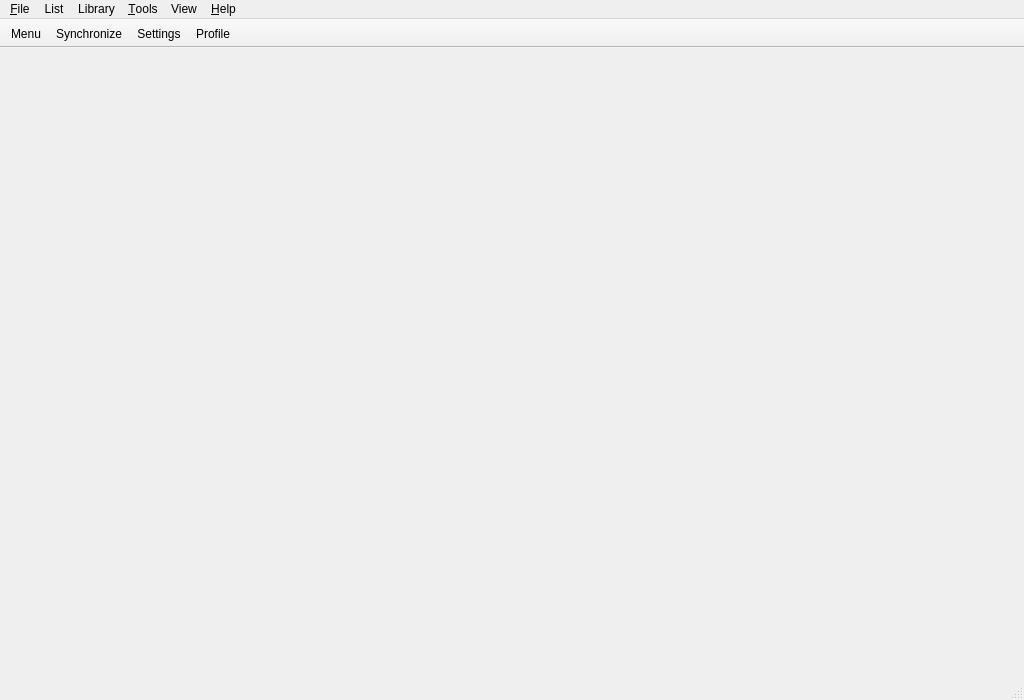
<?xml version="1.0" encoding="UTF-8"?>
<ui version="4.0">
 <class>MainWindow</class>
 <widget class="QMainWindow" name="MainWindow">
  <property name="geometry">
   <rect>
    <x>0</x>
    <y>0</y>
    <width>1024</width>
    <height>700</height>
   </rect>
  </property>
  <property name="minimumSize">
   <size>
    <width>320</width>
    <height>240</height>
   </size>
  </property>
  <property name="windowTitle">
   <string>Taiga</string>
  </property>
  <widget class="QWidget" name="centralWidget">
   <layout class="QVBoxLayout" name="verticalLayout">
    <property name="spacing">
     <number>0</number>
    </property>
    <property name="leftMargin">
     <number>0</number>
    </property>
    <property name="topMargin">
     <number>0</number>
    </property>
    <property name="rightMargin">
     <number>0</number>
    </property>
    <property name="bottomMargin">
     <number>0</number>
    </property>
    <item>
     <widget class="QSplitter" name="splitter">
      <property name="orientation">
       <enum>Qt::Orientation::Horizontal</enum>
      </property>
      <property name="handleWidth">
       <number>1</number>
      </property>
      <property name="childrenCollapsible">
       <bool>false</bool>
      </property>
      <widget class="QStackedWidget" name="stackedWidget">
       <property name="currentIndex">
        <number>2</number>
       </property>
       <widget class="QWidget" name="homePage">
        <layout class="QVBoxLayout" name="verticalLayout_2">
         <item>
          <widget class="QLabel" name="label">
           <property name="text">
            <string>TODO: Home</string>
           </property>
           <property name="alignment">
            <set>Qt::AlignmentFlag::AlignCenter</set>
           </property>
          </widget>
         </item>
        </layout>
       </widget>
       <widget class="QWidget" name="searchPage"/>
       <widget class="QWidget" name="listPage"/>
       <widget class="QWidget" name="mangaPage"/>
       <widget class="QWidget" name="historyPage"/>
       <widget class="QWidget" name="libraryPage"/>
       <widget class="QWidget" name="torrentsPage"/>
       <widget class="QWidget" name="profilePage">
        <layout class="QVBoxLayout" name="verticalLayout_8">
         <item>
          <widget class="QLabel" name="label_8">
           <property name="text">
            <string>TODO: Profile</string>
           </property>
           <property name="alignment">
            <set>Qt::AlignmentFlag::AlignCenter</set>
           </property>
          </widget>
         </item>
        </layout>
       </widget>
      </widget>
     </widget>
    </item>
   </layout>
  </widget>
  <widget class="QMenuBar" name="menubar">
   <property name="geometry">
    <rect>
     <x>0</x>
     <y>0</y>
     <width>1024</width>
     <height>33</height>
    </rect>
   </property>
   <widget class="QMenu" name="menuFile">
    <property name="title">
     <string>&amp;File</string>
    </property>
    <addaction name="actionExit"/>
   </widget>
   <widget class="QMenu" name="menuList">
    <property name="title">
     <string>List</string>
    </property>
    <widget class="QMenu" name="menuExport">
     <property name="title">
      <string>Export</string>
     </property>
     <addaction name="actionExportListAsMarkdown"/>
     <addaction name="actionExportListAsMyAnimeListXML"/>
    </widget>
    <addaction name="actionSynchronize"/>
    <addaction name="separator"/>
    <addaction name="menuExport"/>
   </widget>
   <widget class="QMenu" name="menuTools">
    <property name="title">
     <string>&amp;Tools</string>
    </property>
    <addaction name="actionToggleDetection"/>
    <addaction name="actionToggleSharing"/>
    <addaction name="actionToggleSynchronization"/>
    <addaction name="separator"/>
    <addaction name="actionProfile"/>
    <addaction name="separator"/>
    <addaction name="actionSettings"/>
   </widget>
   <widget class="QMenu" name="menuHelp">
    <property name="title">
     <string>&amp;Help</string>
    </property>
    <addaction name="actionSupport"/>
    <addaction name="separator"/>
    <addaction name="actionCheckForUpdates"/>
    <addaction name="actionDonate"/>
    <addaction name="separator"/>
    <addaction name="actionAbout"/>
   </widget>
   <widget class="QMenu" name="menuLibrary">
    <property name="title">
     <string>Library</string>
    </property>
    <widget class="QMenu" name="menuLibraryFolders">
     <property name="title">
      <string>Folders</string>
     </property>
     <addaction name="actionAddNewFolder"/>
    </widget>
    <addaction name="menuLibraryFolders"/>
    <addaction name="actionScanAvailableEpisodes"/>
    <addaction name="separator"/>
    <addaction name="actionPlayNextEpisode"/>
    <addaction name="actionPlayRandomAnime"/>
   </widget>
   <widget class="QMenu" name="menuView">
    <property name="title">
     <string>View</string>
    </property>
    <addaction name="actionDisplayWindow"/>
    <addaction name="separator"/>
    <addaction name="actionBack"/>
    <addaction name="actionForward"/>
   </widget>
   <addaction name="menuFile"/>
   <addaction name="menuList"/>
   <addaction name="menuLibrary"/>
   <addaction name="menuTools"/>
   <addaction name="menuView"/>
   <addaction name="menuHelp"/>
  </widget>
  <widget class="QStatusBar" name="statusbar"/>
  <widget class="QToolBar" name="toolbar">
   <property name="windowTitle">
    <string>toolBar</string>
   </property>
   <property name="movable">
    <bool>false</bool>
   </property>
   <property name="allowedAreas">
    <set>Qt::ToolBarArea::TopToolBarArea</set>
   </property>
   <property name="floatable">
    <bool>false</bool>
   </property>
   <attribute name="toolBarArea">
    <enum>TopToolBarArea</enum>
   </attribute>
   <attribute name="toolBarBreak">
    <bool>false</bool>
   </attribute>
   <addaction name="actionMenu"/>
   <addaction name="actionSynchronize"/>
   <addaction name="actionSettings"/>
   <addaction name="actionProfile"/>
  </widget>
  <action name="actionAddNewFolder">
   <property name="text">
    <string>Add new folder...</string>
   </property>
  </action>
  <action name="actionScanAvailableEpisodes">
   <property name="text">
    <string>Scan available episodes</string>
   </property>
  </action>
  <action name="actionPlayNextEpisode">
   <property name="text">
    <string>Play next episode</string>
   </property>
   <property name="shortcut">
    <string>Ctrl+N</string>
   </property>
  </action>
  <action name="actionPlayRandomAnime">
   <property name="text">
    <string>Play random anime</string>
   </property>
   <property name="shortcut">
    <string>Ctrl+R</string>
   </property>
  </action>
  <action name="actionExit">
   <property name="text">
    <string>E&amp;xit</string>
   </property>
   <property name="menuRole">
    <enum>QAction::MenuRole::QuitRole</enum>
   </property>
  </action>
  <action name="actionSynchronize">
   <property name="text">
    <string>Synchronize</string>
   </property>
   <property name="toolTip">
    <string>Synchronize</string>
   </property>
   <property name="shortcut">
    <string>Ctrl+S</string>
   </property>
  </action>
  <action name="actionAbout">
   <property name="text">
    <string>About Taiga</string>
   </property>
   <property name="menuRole">
    <enum>QAction::MenuRole::AboutRole</enum>
   </property>
  </action>
  <action name="actionDonate">
   <property name="text">
    <string>Donate</string>
   </property>
   <property name="statusTip">
    <string>:3</string>
   </property>
  </action>
  <action name="actionSupport">
   <property name="text">
    <string>Support</string>
   </property>
   <property name="shortcut">
    <string>F1</string>
   </property>
  </action>
  <action name="actionCheckForUpdates">
   <property name="enabled">
    <bool>false</bool>
   </property>
   <property name="text">
    <string>Check for updates</string>
   </property>
  </action>
  <action name="actionSettings">
   <property name="text">
    <string>Settings</string>
   </property>
   <property name="menuRole">
    <enum>QAction::MenuRole::PreferencesRole</enum>
   </property>
  </action>
  <action name="actionToggleDetection">
   <property name="checkable">
    <bool>true</bool>
   </property>
   <property name="checked">
    <bool>true</bool>
   </property>
   <property name="text">
    <string>Enable detection</string>
   </property>
   <property name="toolTip">
    <string>Enable detection</string>
   </property>
  </action>
  <action name="actionToggleSharing">
   <property name="checkable">
    <bool>true</bool>
   </property>
   <property name="checked">
    <bool>true</bool>
   </property>
   <property name="text">
    <string>Enable sharing</string>
   </property>
  </action>
  <action name="actionToggleSynchronization">
   <property name="checkable">
    <bool>true</bool>
   </property>
   <property name="checked">
    <bool>true</bool>
   </property>
   <property name="text">
    <string>Enable synchronization</string>
   </property>
  </action>
  <action name="actionExportListAsMyAnimeListXML">
   <property name="text">
    <string>Export anime list as MyAnimeList XML...</string>
   </property>
  </action>
  <action name="actionExportListAsMarkdown">
   <property name="text">
    <string>Export anime list as Markdown...</string>
   </property>
  </action>
  <action name="actionMenu">
   <property name="text">
    <string>Menu</string>
   </property>
   <property name="toolTip">
    <string>Menu</string>
   </property>
   <property name="menuRole">
    <enum>QAction::MenuRole::TextHeuristicRole</enum>
   </property>
  </action>
  <action name="actionProfile">
   <property name="text">
    <string>Profile</string>
   </property>
   <property name="toolTip">
    <string>Profile</string>
   </property>
   <property name="menuRole">
    <enum>QAction::MenuRole::TextHeuristicRole</enum>
   </property>
  </action>
  <action name="actionBack">
   <property name="text">
    <string>Back</string>
   </property>
   <property name="shortcut">
    <string>Alt+Left</string>
   </property>
   <property name="menuRole">
    <enum>QAction::MenuRole::NoRole</enum>
   </property>
  </action>
  <action name="actionForward">
   <property name="text">
    <string>Forward</string>
   </property>
   <property name="shortcut">
    <string>Alt+Right</string>
   </property>
   <property name="menuRole">
    <enum>QAction::MenuRole::NoRole</enum>
   </property>
  </action>
  <action name="actionDisplayWindow">
   <property name="text">
    <string>&amp;Open Taiga</string>
   </property>
   <property name="menuRole">
    <enum>QAction::MenuRole::NoRole</enum>
   </property>
  </action>
 </widget>
 <resources/>
 <connections/>
</ui>
